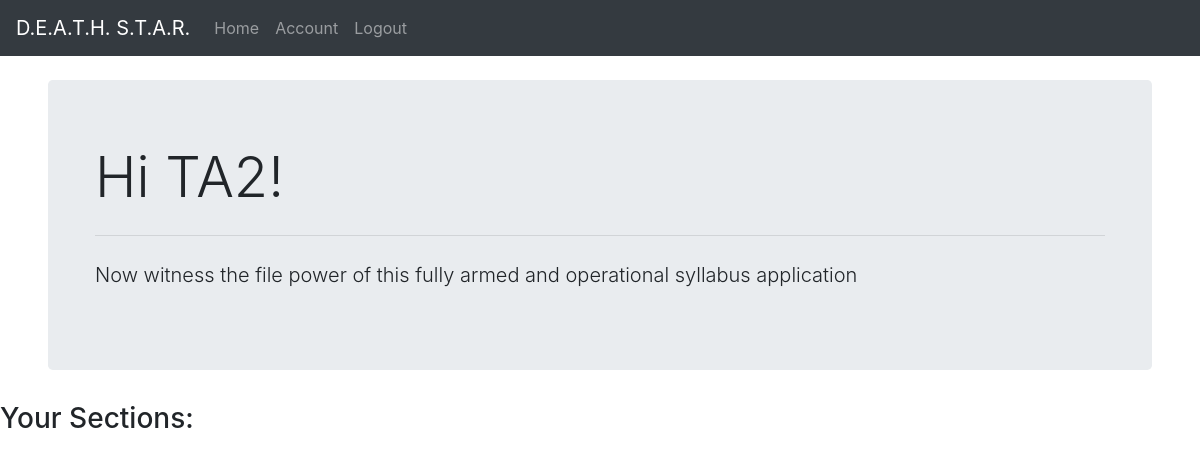
The app's page /home/ (signed in), older data.
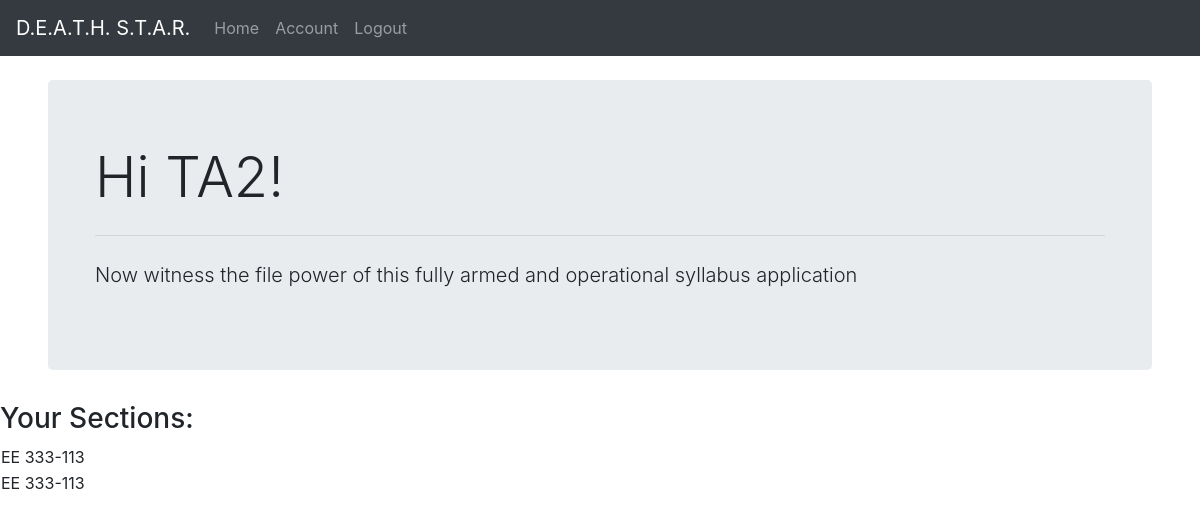
The same page, newer data.
### CS351_Project/models.py (models this page shows, shortened)
class Section(models.Model):
    teachingAssistant = models.ForeignKey(TA, on_delete=models.CASCADE, null=True)
    course = models.ForeignKey(to="Course", on_delete=models.CASCADE)
    section_num = models.CharField(max_length=3)
    def __str__(self):
        return self.course.department + " " + self.course.course_num + "-" + self.section_num

class Course(models.Model):
    instructor = models.ForeignKey(Instructor, on_delete=models.CASCADE, null=True)
    department = models.CharField(max_length=20)
    course_num = models.CharField(max_length=3)

### CS351_Project/views.py (the view, shortened to what this page needs)
# urls.py: 2. Add a URL to urlpatterns:  path('', Home.as_view(), name='home')
@method_decorator(decorators, name='get')
class Home(View):
    def get(self, request):
        currentUser = request.user
        currentTA = TA()
        currentInstr = Instructor()
        currentSections = Section()
        currentCourses = Course()
        try:
            currentTA = TA.objects.get(user=currentUser)
            currentSections = Section.objects.filter(teachingAssistant=currentTA)
        except TA.DoesNotExist:
            currentTA = None
        if currentTA is None:
            try:
                currentInstr = Instructor.objects.get(user=currentUser)
                currentCourses = Course.objects.filter(instructor=currentInstr)
            except Instructor.DoesNotExist:
                currentInstr = None
        return render(request, "home2.html", {"ta": currentTA, "instr": currentInstr,
            "courses": currentCourses, "sections": currentSections})

### templates/home2.html (shortened to what this page needs)
{% extends 'base.html' %}
{% block content %}
  <div class="jumbotron ml-5 mr-5">
        <div class="container">
            <h5 class="display-4">Hi {{ user.username }}!</h5>
            <hr class="my-4">
            <p class="lead">Now witness the file power of this fully armed and operational syllabus application</p>
        </div>
    </div>
    {% if ta != None %}
        <h3>Your Sections:</h3>
        <table>
        {% for i in sections %}
                <tr>
                   <td>{{ i }}
                </tr>
        {% endfor %}
        </table>
    {% endif %}
{% endblock %}

Row changes from the older to the newer data that the page shows:
added Section: course+section_num "EE 333-113"
added Section: course+section_num "EE 333-113"
